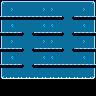

Tiled map render using the project's own tile images. Description and the map definition, with tile-layer contents summarised, below:
An orthogonal 12x12 tile map with 8x8 px tiles, 3 tile layers (Background, Border, Entities) and 14 objects.

<map version="1.4" tiledversion="1.4.3" orientation="orthogonal" renderorder="right-down" compressionlevel="0" width="12" height="12" tilewidth="8" tileheight="8" infinite="0" nextlayerid="6" nextobjectid="39">
 <editorsettings>
  <export target="test.lua" format="lua" />
 </editorsettings>
 <tileset firstgid="1" source="../tilesets/tileset.tsx" />
 <layer id="5" name="Background" width="12" height="12">
  <data>[144 cells, 120 non-empty, 3 distinct tile ids]</data>
 </layer>
 <layer id="1" name="Border" width="12" height="12">
  <data>[144 cells, 40 non-empty, 8 distinct tile ids]</data>
 </layer>
 <layer id="3" name="Entities" width="12" height="12">
  <data>[144 cells, 42 non-empty, 6 distinct tile ids]</data>
 </layer>
 <objectgroup color="#eb00dc" id="4" name="Spawn">
  <object id="25" x="88" y="56" width="8" height="8">
   <properties>
    <property name="dx" type="int" value="-1" />
   </properties>
  </object>
  <object id="36" x="88" y="24" width="8" height="8">
   <properties>
    <property name="dx" type="int" value="-1" />
   </properties>
  </object>
  <object id="37" x="0" y="8" width="8" height="8">
   <properties>
    <property name="dx" type="int" value="1" />
   </properties>
  </object>
  <object id="38" x="0" y="40" width="8" height="8">
   <properties>
    <property name="dx" type="int" value="1" />
   </properties>
  </object>
 </objectgroup>
 <objectgroup id="5" name="Belt">
  <object id="21" x="72" y="16" width="24" height="8" />
  <object id="26" x="32" y="32" width="32" height="8" />
  <object id="27" x="32" y="48" width="32" height="8" />
  <object id="29" x="0" y="32" width="24" height="8" />
  <object id="30" x="0" y="48" width="24" height="8" />
  <object id="31" x="0" y="64" width="24" height="8" />
  <object id="32" x="72" y="32" width="24" height="8" />
  <object id="33" x="72" y="48" width="24" height="8" />
  <object id="34" x="32" y="64" width="64" height="8" />
  <object id="35" x="0" y="16" width="64" height="8" />
 </objectgroup>
</map>